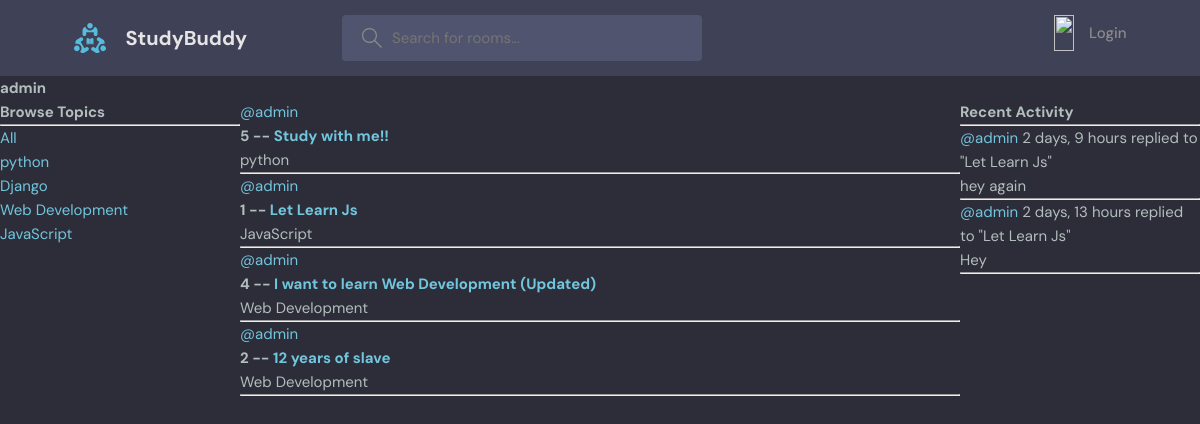
Page /profile/1/ on the committed database.
### base/models.py (models this page shows, shortened)
class Topic(models.Model):
    name = models.CharField(max_length=200)

class Room(models.Model):
    host = models.ForeignKey(User, on_delete=models.SET_NULL, null=True)
    topic = models.ForeignKey(Topic, on_delete=models.SET_NULL, null=True)
    name = models.CharField(max_length=200)
    description = models.TextField(null=True, blank=True)
    participants = models.ManyToManyField(User, related_name='participants',blank=True)
    updated = models.DateTimeField(auto_now=True)
    created = models.DateTimeField(auto_now_add=True)
    class Meta:
        ordering = ['-updated', '-created']
    def __str__(self):
        return self.name

class Message(models.Model):
    user = models.ForeignKey(User, on_delete=models.CASCADE)
    room = models.ForeignKey(Room, on_delete=models.CASCADE)
    body = models.TextField()
    updated = models.DateTimeField(auto_now=True)
    created = models.DateTimeField(auto_now_add=True)
    class Meta:
        ordering = ['-updated', '-created']
    def __str__(self):
        return self.body[0:50]

### base/views.py (the view)
# urls.py: path('profile/<str:pk>/',views.userProfile, name="user-profile"),
def userProfile(request, pk):
    user = User.objects.get(id=pk)
    rooms = user.room_set.all()
    room_messages = user.message_set.all()
    topics = Topic.objects.all()
    context = {'user': user, 'rooms': rooms, 'room_messages': room_messages, 'topics': topics}
    return render(request, 'base/profile.html', context)

### base/templates/base/profile.html (shortened to what this page needs)
{% extends 'main.html' %}
{% block content %}
<h1>{{user.username}}</h1>
<div class="profile-container">
    <div>
        {% include 'base/topics_component.html' %}
    </div>
    <div>
        {% include 'base/feed_component.html' %}
    </div>
    <div>
        {% include 'base/activity_component.html' %}
    </div>
</div>
{% endblock content %}

### templates/main.html (shortened to what this page needs)
<!DOCTYPE html>
{% load static %}
<html lang="en">
  <head>
    <link rel="stylesheet" href="{% static 'styles/style.css' %}" />
  </head>
  <body>
    {% include 'navbar.html' %}
    {% block content %}
    {% endblock %}
  </body>
</html>

### templates/navbar.html (shortened to what this page needs)
{% load static %}
<header class="header header--loggedIn">
    <div class="container">
      <a href="{% url 'home' %}" class="header__logo">
        <img src="{% static 'images/logo.svg' %}" />
        <h1>StudyBuddy</h1>
      </a>
      <form class="header__search" method="GET" action="{% url 'home' %}">
        <label>
          <input name="q" placeholder="Search for rooms..." />
        </label>
      </form>
      <nav class="header__menu">
        {% if request.user.is_authenticated %}
        <div class="header__user">
          <a href="profile.html">
            <div class="avatar avatar--medium active">
              <img src="https://randomuser.me/api/portraits/men/37.jpg" />
            </div>
            <p>{{request.user.username}} <span>@{{request.user.username}}</span></p>
          </a>
          <button class="dropdown-button">
            <svg version="1.1" xmlns="http://www.w3.org/2000/svg" width="32" height="32" viewBox="0 0 32 32">
              <title>chevron-down</title>
              <path d="M16 21l-13-13h-3l16 16 16-16h-3l-13 13z"></path>
            </svg>
          </button>
        </div>
        {% else %}
        <a href="{% url 'login' %}">
          <img src="{% static 'images/avatar--medium.svg' %}" />
          <p>Login</p>
        </a>
        {% endif %}
      </nav>
    </div>
  </header>

### base/templates/base/topics_component.html
<h3>Browse Topics</h3>
<hr>
<div>
    <a href="{% url 'home' %}">All</a>
</div>
{% for topic in topics %}
    <div>
        <a href="{% url 'home' %}?q={{topic.name}}">{{topic.name}}</a>
    </div>
{% endfor %}

### base/templates/base/feed_component.html (shortened to what this page needs)
{% for room in rooms %}
<div>
    <a href="{% url 'user-profile' room.host.id %}">@{{room.host.username}}</a>
    <h5>{{room.id}} -- <a href="{% url 'room' room.id %}">{{room.name}}</a></h5>
    <small>{{room.topic.name}}</small>
    <hr>
</div>
{% endfor %}

### base/templates/base/activity_component.html (shortened to what this page needs)
<h3>Recent Activity</h3>
<hr>
{% for message in room_messages %}
    <div>
        <small><a href="{% url 'user-profile' message.user.id %}">@{{message.user}}</a> {{message.created|timesince}}</small>
        <small>replied to "{{message.room}}"</small>
        <p>{{message}}</p>
        <hr>
    </div>
{% endfor %}

### static/styles/style.css (style rules this page uses)
:root { --color-main: #71c6dd; --color-main-light: #e1f6fb; --color-dark: #3f4156; --color-dark-medium: #51546e; --color-dark-light: #696d97; --color-light: #e5e5e5; --color-gray: #8b8b8b; --color-light-gray: #b2bdbd; --color-bg: #2d2d39; --color-success: #5dd693; --color-error: #fc4b0b; }
* { font-family: "DM Sans", -apple-system, BlinkMacSystemFont, "Segoe UI", Roboto, Oxygen, Ubuntu, Cantarell, "Open Sans", "Helvetica Neue", sans-serif; margin: 0; padding: 0; box-sizing: border-box; text-rendering: optimizeLegibility; font-size: inherit; }
html { font-size: 56.25%; }
@media only screen and (min-width: 1200px) { html { font-size: 62.5%; } }
body { line-height: 1.6; font-weight: 400; font-size: 1.5rem; color: var(--color-light-gray); background-color: var(--color-bg); min-height: 100vh; }
img { width: 100%; }
a { display: inline-block; color: var(--color-main); text-decoration: none; }
.container { max-width: 120rem; width: 90%; margin: auto; }
.header { padding: 1.5rem; background-color: var(--color-dark); }
.header > .container { display: flex; gap: 9.5rem; }
.header__logo, .header__user { display: flex; gap: 2rem; align-items: center; }
.header__logo > img { height: 3.2rem; width: 3.2rem; }
.header__logo > h1 { font-weight: 700; font-size: 2rem; color: var(--color-light); }
.header__search > label { background-color: var(--color-dark-medium); padding: 1.3rem 1rem; display: flex; align-items: center; gap: 1rem; border-radius: 4px; }
.header__search svg { fill: var(--color-gray); width: 2rem; height: 2rem; margin-left: 1rem; }
.header__search input { width: 30rem; background: transparent; border: none; outline: none; color: var(--color-light); }
.header__menu { margin-left: auto; position: relative; }
.header__menu a { display: flex; gap: 1.5rem; align-items: center; font-weight: 500; text-decoration: none; color: var(--color-gray); }
.header__menu img { height: 3.6rem; }
.header__menu p { line-height: 1.2; }

### base/templates/base/profile.html (style rules this page uses)
.profile-container { display: grid; grid-template-columns: 1fr 3fr 1fr; }

### rows in the picture
Topic: name "python"
Topic: name "Django"
Topic: name "Web Development"
Topic: name "JavaScript"
Room: host.username "admin", id "5", name "Study with me!!", topic.name "python"
Room: host.username "admin", id "1", name "Let Learn Js", topic.name "JavaScript"
Room: host.username "admin", id "4", name "I want to learn Web Development (Updated)", topic.name "Web Development"
Room: host.username "admin", id "2", name "12 years of slave", topic.name "Web Development"
Message: user "admin", created "2 days, 9 hours", room "Let Learn Js", body "hey again"
Message: user "admin", created "2 days, 13 hours", room "Let Learn Js", body "Hey"

### other values in the picture
{{ user.username }} "admin"
